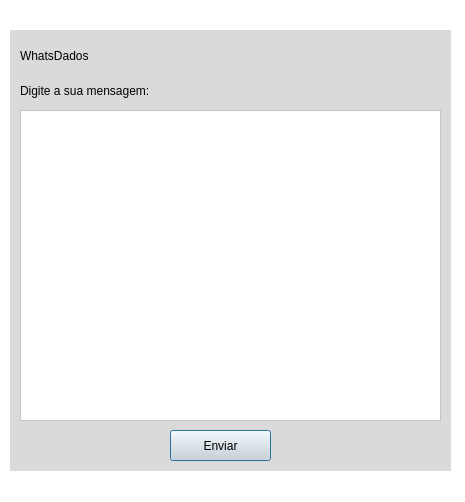
<?xml version="1.0" encoding="UTF-8"?>
<ui version="4.0">
 <class>Dialog</class>
 <widget class="QDialog" name="Dialog">
  <property name="geometry">
   <rect>
    <x>0</x>
    <y>0</y>
    <width>465</width>
    <height>502</height>
   </rect>
  </property>
  <property name="windowTitle">
   <string>Dialog</string>
  </property>
  <property name="styleSheet">
   <string notr="true">background-color: rgb(255, 255, 255);</string>
  </property>
  <widget class="QWidget" name="w_events" native="true">
   <property name="geometry">
    <rect>
     <x>10</x>
     <y>30</y>
     <width>441</width>
     <height>441</height>
    </rect>
   </property>
   <property name="styleSheet">
    <string notr="true">background-color: rgb(218, 218, 218);</string>
   </property>
   <widget class="QLabel" name="l_eventos">
    <property name="geometry">
     <rect>
      <x>10</x>
      <y>10</y>
      <width>141</width>
      <height>31</height>
     </rect>
    </property>
    <property name="styleSheet">
     <string notr="true">font: 57 17pt &quot;Ubuntu&quot;;</string>
    </property>
    <property name="text">
     <string>WhatsDados</string>
    </property>
   </widget>
   <widget class="QLabel" name="label">
    <property name="geometry">
     <rect>
      <x>10</x>
      <y>50</y>
      <width>171</width>
      <height>21</height>
     </rect>
    </property>
    <property name="styleSheet">
     <string notr="true">font: 11pt &quot;MS Shell Dlg 2&quot;;</string>
    </property>
    <property name="text">
     <string>Digite a sua mensagem:</string>
    </property>
   </widget>
   <widget class="QPlainTextEdit" name="get_message">
    <property name="geometry">
     <rect>
      <x>10</x>
      <y>80</y>
      <width>421</width>
      <height>311</height>
     </rect>
    </property>
    <property name="styleSheet">
     <string notr="true">background-color: rgb(255, 255, 255);</string>
    </property>
   </widget>
   <widget class="QPushButton" name="b_enviar">
    <property name="geometry">
     <rect>
      <x>160</x>
      <y>400</y>
      <width>101</width>
      <height>31</height>
     </rect>
    </property>
    <property name="styleSheet">
     <string notr="true">font: 11pt &quot;MS Shell Dlg 2&quot;;</string>
    </property>
    <property name="text">
     <string>Enviar</string>
    </property>
   </widget>
  </widget>
 </widget>
 <resources/>
 <connections/>
</ui>
